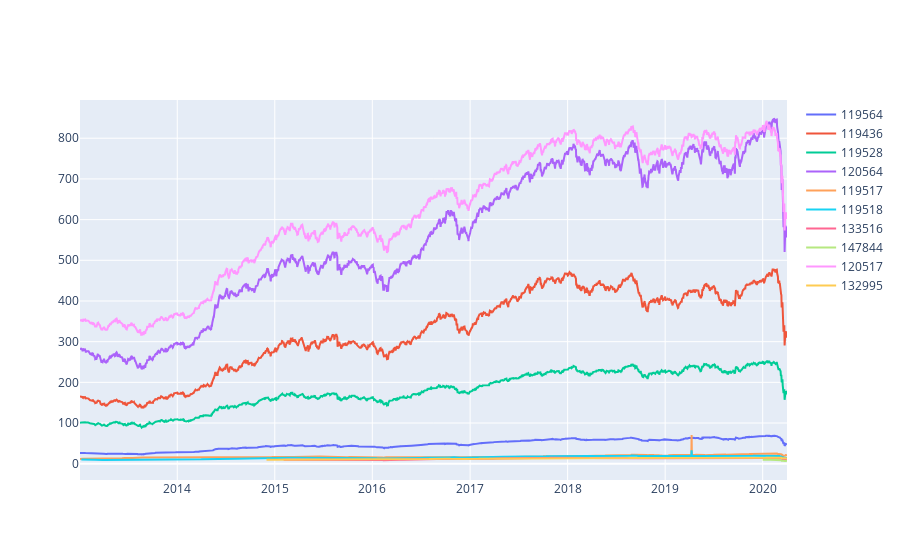

The cell this chart's notebook holds for it:
### Markdown cell above
### <font color = 'blue'>Historical NAV</font>

### Code cell
### Historical NAV
nav = obj.get_historical_nav(codes = schemes.index.tolist())
fig = make_subplots(rows = 1, cols = 1)
for col in nav.columns.tolist():
    fig.add_trace(go.Scatter(x=nav.index, y=nav[col], name=col),row = 1, col = 1)

fig.show()

### Figure 1 — Plotly figure (JSON) as saved in the notebook; plotly's stock layout.template omitted (floating-point values rounded to 4 significant figures; data arrays with more than 128 entries replaced by an {"elided": "..."} marker saying what was removed)
{"data": [{"name": "119564", "type": "scatter", "x": {"elided": "2647 str values"}, "xaxis": "x", "y": {"elided": "2647 float values"}, "yaxis": "y"}, {"name": "119436", "type": "scatter", "x": {"elided": "2647 str values"}, "xaxis": "x", "y": {"elided": "2647 float values"}, "yaxis": "y"}, {"name": "119528", "type": "scatter", "x": {"elided": "2647 str values"}, "xaxis": "x", "y": {"elided": "2647 float values"}, "yaxis": "y"}, {"name": "120564", "type": "scatter", "x": {"elided": "2647 str values"}, "xaxis": "x", "y": {"elided": "2647 float values"}, "yaxis": "y"}, {"name": "119517", "type": "scatter", "x": {"elided": "2647 str values"}, "xaxis": "x", "y": {"elided": "2647 float values"}, "yaxis": "y"}, {"name": "119518", "type": "scatter", "x": {"elided": "2647 str values"}, "xaxis": "x", "y": {"elided": "2647 float values"}, "yaxis": "y"}, {"name": "133516", "type": "scatter", "x": {"elided": "2647 str values"}, "xaxis": "x", "y": {"elided": "2647 float values"}, "yaxis": "y"}, {"name": "147844", "type": "scatter", "x": {"elided": "2647 str values"}, "xaxis": "x", "y": {"elided": "2647 float values"}, "yaxis": "y"}, {"name": "120517", "type": "scatter", "x": {"elided": "2647 str values"}, "xaxis": "x", "y": {"elided": "2647 float values"}, "yaxis": "y"}, {"name": "132995", "type": "scatter", "x": {"elided": "2647 str values"}, "xaxis": "x", "y": {"elided": "2647 float values"}, "yaxis": "y"}], "layout": {"xaxis": {"anchor": "y", "domain": [0, 1]}, "yaxis": {"anchor": "x", "domain": [0, 1]}}}
